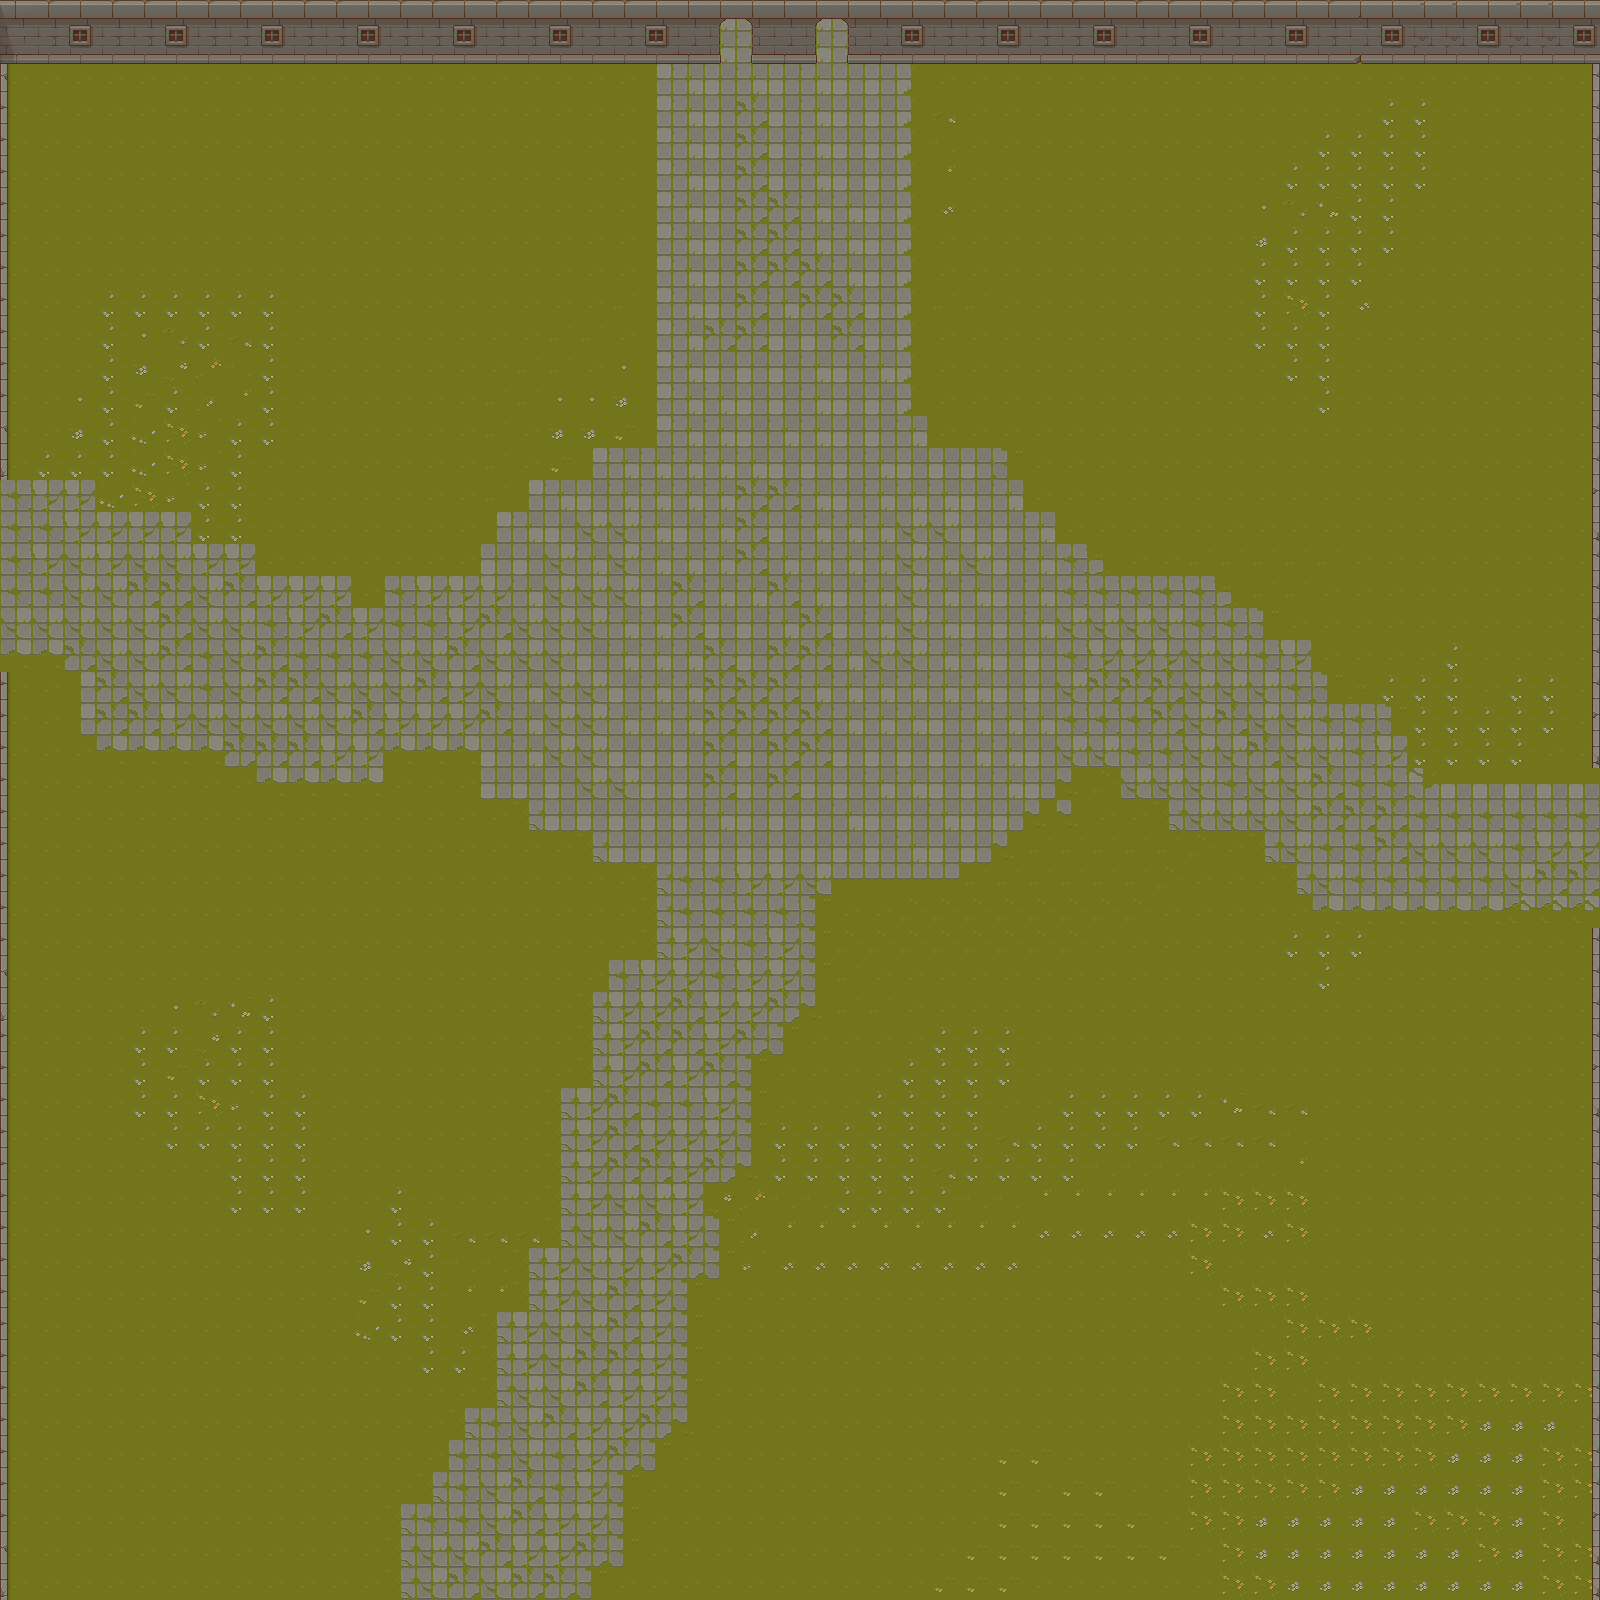

Below is a game level as drawn by its tile map, then a one-line description and the .tmx that defines it (tile-layer data replaced by summaries):
An orthogonal 50x50 tile map with 32x32 px tiles, 2 tile layers (GrassNWay, Walls), 3 tilesets.

<map version="1.8" tiledversion="1.8.2" orientation="orthogonal" renderorder="right-down" width="50" height="50" tilewidth="32" tileheight="32" infinite="0" nextlayerid="4" nextobjectid="1">
 <tileset firstgid="1" source="TX Tileset Grass.tsx" />
 <tileset firstgid="65" source="TX Tileset Wall.tsx" />
 <tileset firstgid="321" source="TX Struct.tsx" />
 <layer id="1" name="GrassNWay" width="50" height="50">
  <data>[2500 cells, 2500 non-empty, 37 distinct tile ids]</data>
 </layer>
 <layer id="3" name="Walls" width="50" height="50">
  <data>[2500 cells, 185 non-empty, 22 distinct tile ids]</data>
 </layer>
</map>
